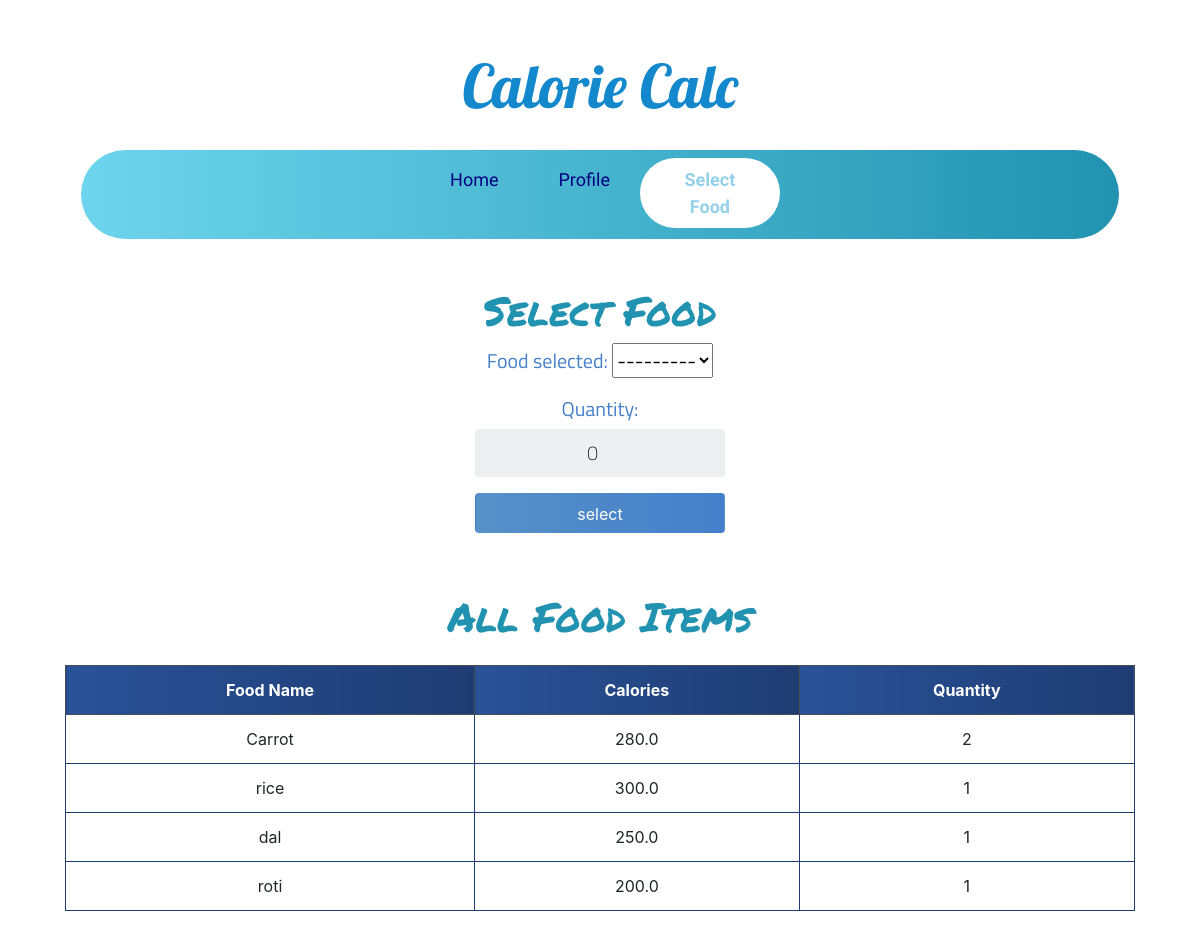
/select_food/ (signed in), run on the app's committed database.
### calories/models.py (models this page shows)
class Food(models.Model):
	name = models.CharField(max_length=200 ,null=False)
	quantity = models.PositiveIntegerField(null=False,default=0)
	calorie = models.FloatField(null=False,default=0)
	person_of = models.ForeignKey(User,null=True,on_delete=models.CASCADE)
	def __str__(self):
		return self.name

### calories/views.py (the view)
# urls.py: path('select_food/',select_food,name='select_food'),
@login_required
def select_food(request):
	person = Profile.objects.filter(person_of=request.user).last()
	food_items = Food.objects.filter(person_of=request.user)
	form = SelectFoodForm(request.user,instance=person)
	if request.method == 'POST':
		form = SelectFoodForm(request.user,request.POST,instance=person)
		if form.is_valid():
			form.save()
			return redirect('home')
	else:
		form = SelectFoodForm(request.user)
	context = {'form':form,'food_items':food_items}
	return render(request, 'select_food.html',context)

### calories/forms.py
class SelectFoodForm(forms.ModelForm):
    class Meta:
        model = Profile
        fields = ('food_selected','quantity',)
    def __init__(self, user, *args, **kwargs):
        super(SelectFoodForm, self).__init__(*args, **kwargs)
        self.fields['food_selected'].queryset = Food.objects.filter(person_of=user)

### templates/select_food.html (shortened to what this page needs)
{% extends 'base.html' %}
{% block content %}
    <div class="login mt-0">
        <div class="login-screen">
            <div class="app-title">
                <h1 class="headline">Select Food</h1>
            </div>
            <form method="POST" action="" class="login-form">
              <h5 class="form-labels">
                {{ form.as_p }}
            </h5>
                <input class="btn login_btn pt-2" type="submit" value="select">
            </form>
        </div>
    </div>
    <div class="container-fluid">
   <h1 class="headline text-center pb-3">All Food Items </h1>
        <table class="table table-bordered text-center">
            <thead class="thead-dark">
                <tr>
                    <th scope="col">Food Name</th>
                    <th scope="col">Calories</th>
                    <th scope="col">Quantity</th>
                </tr>
            </thead>
            <tbody>
                {% for food in food_items %}
                <tr>
                    <td>{{ food.name }}</td>
                    <td>{{ food.calorie }}</td>
                    <td>{{ food.quantity }}</td>
                </tr>
                {% endfor %}
            </tbody>
        </table>
     </div>
{% endblock content %}

### static/css/base.css (style rules this page uses)
body { font-family: Arial; background-color: #3498DB; padding: 50px; }
.login { margin: 20px auto; width: 300px; }
.login-screen { background-color: #FFF; padding: 20px; border-radius: 5px }
.app-title { text-align: center; color: #777; }
.login-form { text-align: center; }
input { text-align: center; background-color: #ECF0F1; border: 2px solid transparent; border-radius: 3px; font-size: 16px; font-weight: 200; padding: 10px 0; width: 250px; transition: border .5s; }
.btn { background: #457fca; background: -webkit-linear-gradient(to right, #5691c8, #457fca); background: linear-gradient(to right, #5691c8, #457fca); color: white !important; font-size: 16px; line-height: 25px; padding: 10px 0; text-decoration: none; text-shadow: none; border-radius: 3px; box-shadow: none; transition: 0.25s; display: block; width: 250px; margin: 0 auto; }
th { background: #1e3c72; background: -webkit-linear-gradient(to right, #2a5298, #1e3c72); background: linear-gradient(to right, #2a5298, #1e3c72); }
.headline { font-family: 'Permanent Marker', cursive; padding-top:20px; color: #2193b0; color: -webkit-linear-gradient(to right, #6dd5ed, #2193b0); color: linear-gradient(to right, #6dd5ed, #2193b0); }
.table { background-color: white; color: #18AD7C; }
table.table-bordered > thead > tr > th { border:1px solid #1e3c72; }
table.table-bordered > tbody > tr > td { border:1px solid #1e3c72; }
.form-labels { font-family: 'Titillium Web', sans-serif; color:#457fca; }

### data on the page
Food: name "Carrot", calorie "280.0", quantity "2"
Food: name "rice", calorie "300.0", quantity "1"
Food: name "dal", calorie "250.0", quantity "1"
Food: name "roti", calorie "200.0", quantity "1"
